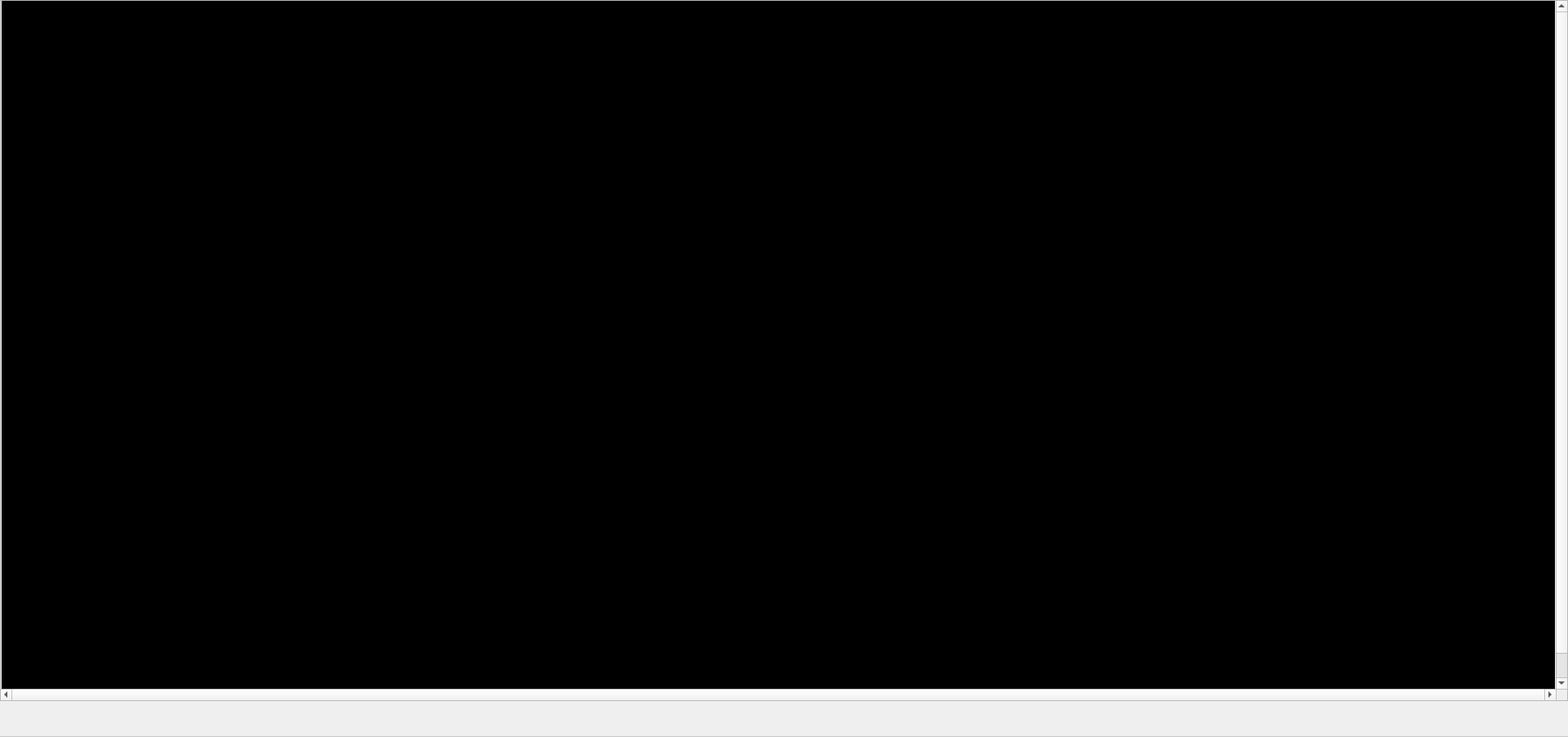
<?xml version="1.0" encoding="UTF-8"?>
<ui version="4.0">
 <class>StationCtrlDispKSK</class>
 <widget class="QWidget" name="StationCtrlDispKSK">
  <property name="geometry">
   <rect>
    <x>0</x>
    <y>0</y>
    <width>1920</width>
    <height>902</height>
   </rect>
  </property>
  <property name="windowTitle">
   <string>Form</string>
  </property>
  <property name="styleSheet">
   <string notr="true"/>
  </property>
  <layout class="QVBoxLayout" name="verticalLayout_2">
   <property name="spacing">
    <number>0</number>
   </property>
   <property name="leftMargin">
    <number>0</number>
   </property>
   <property name="topMargin">
    <number>0</number>
   </property>
   <property name="rightMargin">
    <number>0</number>
   </property>
   <property name="bottomMargin">
    <number>0</number>
   </property>
   <item>
    <widget class="QScrollArea" name="scrollArea">
     <property name="styleSheet">
      <string notr="true"/>
     </property>
     <property name="verticalScrollBarPolicy">
      <enum>Qt::ScrollBarAlwaysOn</enum>
     </property>
     <property name="horizontalScrollBarPolicy">
      <enum>Qt::ScrollBarAlwaysOn</enum>
     </property>
     <property name="sizeAdjustPolicy">
      <enum>QAbstractScrollArea::AdjustToContentsOnFirstShow</enum>
     </property>
     <property name="widgetResizable">
      <bool>false</bool>
     </property>
     <property name="alignment">
      <set>Qt::AlignCenter</set>
     </property>
     <widget class="QWidget" name="widget">
      <property name="geometry">
       <rect>
        <x>0</x>
        <y>0</y>
        <width>1902</width>
        <height>874</height>
       </rect>
      </property>
      <property name="styleSheet">
       <string notr="true">background-color: rgb(0, 0, 0);</string>
      </property>
      <layout class="QVBoxLayout" name="verticalLayout">
       <property name="spacing">
        <number>0</number>
       </property>
       <property name="leftMargin">
        <number>0</number>
       </property>
       <property name="topMargin">
        <number>0</number>
       </property>
       <property name="rightMargin">
        <number>0</number>
       </property>
       <property name="bottomMargin">
        <number>0</number>
       </property>
      </layout>
     </widget>
    </widget>
   </item>
   <item>
    <widget class="StationFunButtonWidget" name="widget_2" native="true">
     <property name="minimumSize">
      <size>
       <width>0</width>
       <height>44</height>
      </size>
     </property>
     <property name="styleSheet">
      <string notr="true">border-bottom:1px solid rgb(200, 200, 200);</string>
     </property>
    </widget>
   </item>
  </layout>
 </widget>
 <customwidgets>
  <customwidget>
   <class>StationFunButtonWidget</class>
   <extends>QWidget</extends>
   <header>StationInterface/StationFunButton/stationfunbuttonwidget.h</header>
   <container>1</container>
  </customwidget>
 </customwidgets>
 <resources/>
 <connections/>
</ui>
